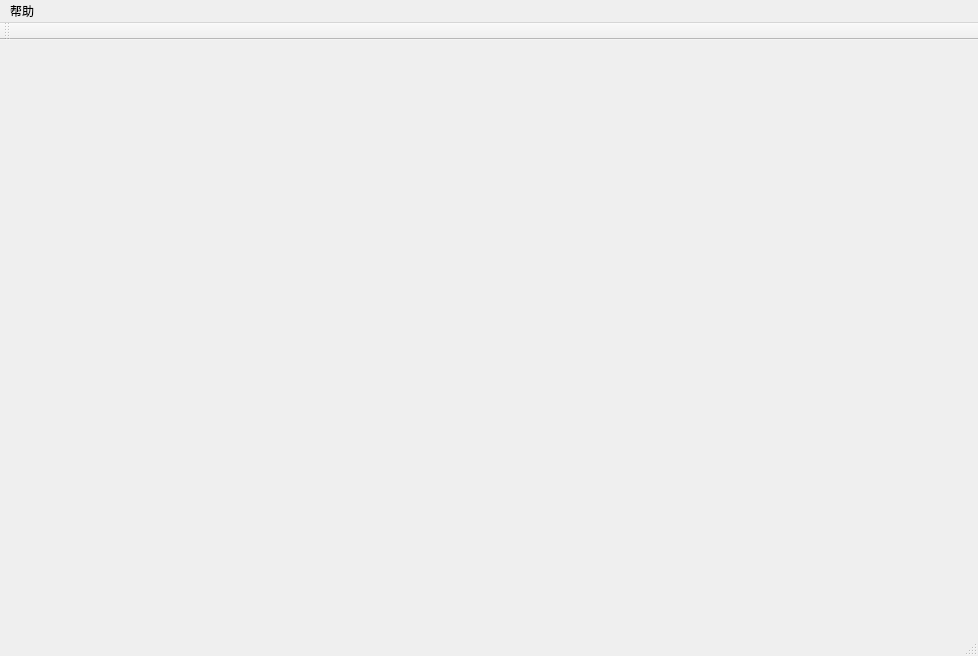
<?xml version="1.0" encoding="UTF-8"?>
<ui version="4.0">
 <class>MainWindow</class>
 <widget class="QMainWindow" name="MainWindow">
  <property name="geometry">
   <rect>
    <x>0</x>
    <y>0</y>
    <width>978</width>
    <height>656</height>
   </rect>
  </property>
  <property name="windowTitle">
   <string>MainWindow</string>
  </property>
  <widget class="QWidget" name="centralWidget">
   <layout class="QGridLayout" name="gridLayout_2">
    <item row="0" column="0">
     <layout class="QGridLayout" name="gridLayout"/>
    </item>
   </layout>
  </widget>
  <widget class="QMenuBar" name="menuBar">
   <property name="geometry">
    <rect>
     <x>0</x>
     <y>0</y>
     <width>978</width>
     <height>23</height>
    </rect>
   </property>
   <widget class="QMenu" name="menu">
    <property name="title">
     <string>帮助</string>
    </property>
    <addaction name="actionAbout"/>
   </widget>
   <addaction name="menu"/>
  </widget>
  <widget class="QToolBar" name="mainToolBar">
   <attribute name="toolBarArea">
    <enum>TopToolBarArea</enum>
   </attribute>
   <attribute name="toolBarBreak">
    <bool>false</bool>
   </attribute>
  </widget>
  <widget class="QStatusBar" name="statusBar"/>
  <action name="actionAbout">
   <property name="text">
    <string>关于</string>
   </property>
  </action>
 </widget>
 <layoutdefault spacing="6" margin="11"/>
 <resources/>
 <connections/>
</ui>
